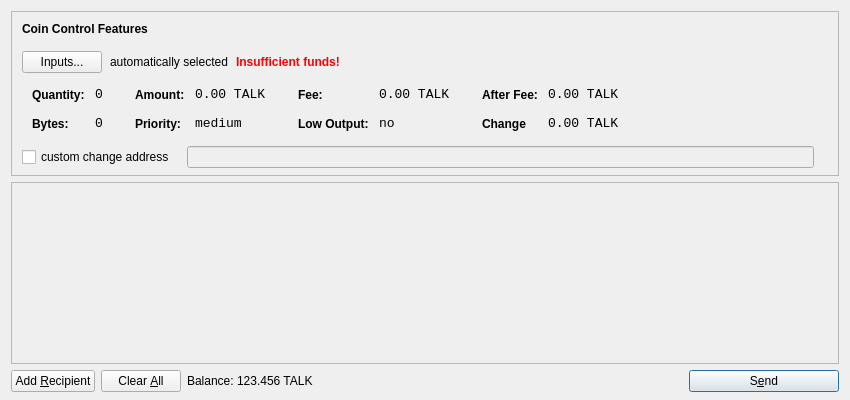
<?xml version="1.0" encoding="UTF-8"?>
<ui version="4.0">
 <class>SendCoinsDialog</class>
 <widget class="QDialog" name="SendCoinsDialog">
  <property name="geometry">
   <rect>
    <x>0</x>
    <y>0</y>
    <width>850</width>
    <height>400</height>
   </rect>
  </property>
  <property name="windowTitle">
   <string>Send Coins</string>
  </property>
  <layout class="QVBoxLayout" name="verticalLayout" stretch="0,1,0">
   <property name="bottomMargin">
    <number>8</number>
   </property>
   <item>
    <widget class="QFrame" name="frameCoinControl">
     <property name="sizePolicy">
      <sizepolicy hsizetype="Expanding" vsizetype="Expanding">
       <horstretch>0</horstretch>
       <verstretch>0</verstretch>
      </sizepolicy>
     </property>
     <property name="maximumSize">
      <size>
       <width>16777215</width>
       <height>16777215</height>
      </size>
     </property>
     <property name="frameShape">
      <enum>QFrame::StyledPanel</enum>
     </property>
     <property name="frameShadow">
      <enum>QFrame::Sunken</enum>
     </property>
     <layout class="QVBoxLayout" name="verticalLayoutCoinControl2">
      <property name="spacing">
       <number>-1</number>
      </property>
      <property name="leftMargin">
       <number>0</number>
      </property>
      <property name="topMargin">
       <number>0</number>
      </property>
      <property name="rightMargin">
       <number>0</number>
      </property>
      <property name="bottomMargin">
       <number>6</number>
      </property>
      <item>
       <layout class="QVBoxLayout" name="verticalLayoutCoinControl" stretch="0,0,0,0,1">
        <property name="spacing">
         <number>0</number>
        </property>
        <property name="leftMargin">
         <number>10</number>
        </property>
        <property name="topMargin">
         <number>10</number>
        </property>
        <item>
         <layout class="QHBoxLayout" name="horizontalLayoutCoinControl1">
          <property name="bottomMargin">
           <number>15</number>
          </property>
          <item>
           <widget class="QLabel" name="labelCoinControlFeatures">
            <property name="sizePolicy">
             <sizepolicy hsizetype="Preferred" vsizetype="Maximum">
              <horstretch>0</horstretch>
              <verstretch>0</verstretch>
             </sizepolicy>
            </property>
            <property name="font">
             <font>
              <weight>75</weight>
              <bold>true</bold>
             </font>
            </property>
            <property name="styleSheet">
             <string notr="true">font-weight:bold;</string>
            </property>
            <property name="text">
             <string>Coin Control Features</string>
            </property>
           </widget>
          </item>
         </layout>
        </item>
        <item>
         <layout class="QHBoxLayout" name="horizontalLayoutCoinControl2" stretch="0,0,0,0">
          <property name="spacing">
           <number>8</number>
          </property>
          <property name="bottomMargin">
           <number>10</number>
          </property>
          <item>
           <widget class="QPushButton" name="pushButtonCoinControl">
            <property name="styleSheet">
             <string notr="true"/>
            </property>
            <property name="text">
             <string>Inputs...</string>
            </property>
           </widget>
          </item>
          <item>
           <widget class="QLabel" name="labelCoinControlAutomaticallySelected">
            <property name="text">
             <string>automatically selected</string>
            </property>
            <property name="margin">
             <number>5</number>
            </property>
           </widget>
          </item>
          <item>
           <widget class="QLabel" name="labelCoinControlInsuffFunds">
            <property name="font">
             <font>
              <weight>75</weight>
              <bold>true</bold>
             </font>
            </property>
            <property name="styleSheet">
             <string notr="true">color:red;font-weight:bold;</string>
            </property>
            <property name="text">
             <string>Insufficient funds!</string>
            </property>
            <property name="margin">
             <number>5</number>
            </property>
           </widget>
          </item>
          <item>
           <spacer name="horizontalSpacerCoinControl">
            <property name="orientation">
             <enum>Qt::Horizontal</enum>
            </property>
            <property name="sizeHint" stdset="0">
             <size>
              <width>40</width>
              <height>1</height>
             </size>
            </property>
           </spacer>
          </item>
         </layout>
        </item>
        <item>
         <widget class="QWidget" name="widgetCoinControl" native="true">
          <property name="sizePolicy">
           <sizepolicy hsizetype="Preferred" vsizetype="Preferred">
            <horstretch>0</horstretch>
            <verstretch>0</verstretch>
           </sizepolicy>
          </property>
          <property name="minimumSize">
           <size>
            <width>0</width>
            <height>0</height>
           </size>
          </property>
          <property name="styleSheet">
           <string notr="true"/>
          </property>
          <layout class="QHBoxLayout" name="horizontalLayoutCoinControl5">
           <property name="margin">
            <number>0</number>
           </property>
           <item>
            <layout class="QHBoxLayout" name="horizontalLayoutCoinControl3" stretch="0,0,0,1">
             <property name="spacing">
              <number>20</number>
             </property>
             <property name="topMargin">
              <number>0</number>
             </property>
             <property name="bottomMargin">
              <number>10</number>
             </property>
             <item>
              <layout class="QFormLayout" name="formLayoutCoinControl1">
               <property name="horizontalSpacing">
                <number>10</number>
               </property>
               <property name="verticalSpacing">
                <number>14</number>
               </property>
               <property name="leftMargin">
                <number>10</number>
               </property>
               <property name="topMargin">
                <number>4</number>
               </property>
               <property name="rightMargin">
                <number>6</number>
               </property>
               <item row="0" column="0">
                <widget class="QLabel" name="labelCoinControlQuantityText">
                 <property name="styleSheet">
                  <string notr="true">font-weight:bold;</string>
                 </property>
                 <property name="text">
                  <string>Quantity:</string>
                 </property>
                 <property name="margin">
                  <number>0</number>
                 </property>
                </widget>
               </item>
               <item row="0" column="1">
                <widget class="QLabel" name="labelCoinControlQuantity">
                 <property name="font">
                  <font>
                   <family>Monospace</family>
                   <pointsize>10</pointsize>
                  </font>
                 </property>
                 <property name="cursor">
                  <cursorShape>IBeamCursor</cursorShape>
                 </property>
                 <property name="contextMenuPolicy">
                  <enum>Qt::ActionsContextMenu</enum>
                 </property>
                 <property name="text">
                  <string>0</string>
                 </property>
                 <property name="margin">
                  <number>0</number>
                 </property>
                 <property name="textInteractionFlags">
                  <set>Qt::LinksAccessibleByMouse|Qt::TextSelectableByKeyboard|Qt::TextSelectableByMouse</set>
                 </property>
                </widget>
               </item>
               <item row="1" column="0">
                <widget class="QLabel" name="labelCoinControlBytesText">
                 <property name="styleSheet">
                  <string notr="true">font-weight:bold;</string>
                 </property>
                 <property name="text">
                  <string>Bytes:</string>
                 </property>
                </widget>
               </item>
               <item row="1" column="1">
                <widget class="QLabel" name="labelCoinControlBytes">
                 <property name="font">
                  <font>
                   <family>Monospace</family>
                   <pointsize>10</pointsize>
                  </font>
                 </property>
                 <property name="cursor">
                  <cursorShape>IBeamCursor</cursorShape>
                 </property>
                 <property name="contextMenuPolicy">
                  <enum>Qt::ActionsContextMenu</enum>
                 </property>
                 <property name="text">
                  <string>0</string>
                 </property>
                 <property name="textInteractionFlags">
                  <set>Qt::LinksAccessibleByMouse|Qt::TextSelectableByKeyboard|Qt::TextSelectableByMouse</set>
                 </property>
                </widget>
               </item>
              </layout>
             </item>
             <item>
              <layout class="QFormLayout" name="formLayoutCoinControl2">
               <property name="horizontalSpacing">
                <number>10</number>
               </property>
               <property name="verticalSpacing">
                <number>14</number>
               </property>
               <property name="leftMargin">
                <number>6</number>
               </property>
               <property name="topMargin">
                <number>4</number>
               </property>
               <property name="rightMargin">
                <number>6</number>
               </property>
               <item row="0" column="0">
                <widget class="QLabel" name="labelCoinControlAmountText">
                 <property name="styleSheet">
                  <string notr="true">font-weight:bold;</string>
                 </property>
                 <property name="text">
                  <string>Amount:</string>
                 </property>
                 <property name="margin">
                  <number>0</number>
                 </property>
                </widget>
               </item>
               <item row="0" column="1">
                <widget class="QLabel" name="labelCoinControlAmount">
                 <property name="font">
                  <font>
                   <family>Monospace</family>
                   <pointsize>10</pointsize>
                  </font>
                 </property>
                 <property name="cursor">
                  <cursorShape>IBeamCursor</cursorShape>
                 </property>
                 <property name="contextMenuPolicy">
                  <enum>Qt::ActionsContextMenu</enum>
                 </property>
                 <property name="text">
                  <string>0.00 TALK</string>
                 </property>
                 <property name="textInteractionFlags">
                  <set>Qt::LinksAccessibleByMouse|Qt::TextSelectableByKeyboard|Qt::TextSelectableByMouse</set>
                 </property>
                </widget>
               </item>
               <item row="1" column="0">
                <widget class="QLabel" name="labelCoinControlPriorityText">
                 <property name="styleSheet">
                  <string notr="true">font-weight:bold;</string>
                 </property>
                 <property name="text">
                  <string>Priority:</string>
                 </property>
                </widget>
               </item>
               <item row="1" column="1">
                <widget class="QLabel" name="labelCoinControlPriority">
                 <property name="font">
                  <font>
                   <family>Monospace</family>
                   <pointsize>10</pointsize>
                  </font>
                 </property>
                 <property name="cursor">
                  <cursorShape>IBeamCursor</cursorShape>
                 </property>
                 <property name="contextMenuPolicy">
                  <enum>Qt::ActionsContextMenu</enum>
                 </property>
                 <property name="text">
                  <string>medium</string>
                 </property>
                 <property name="textInteractionFlags">
                  <set>Qt::LinksAccessibleByMouse|Qt::TextSelectableByKeyboard|Qt::TextSelectableByMouse</set>
                 </property>
                </widget>
               </item>
              </layout>
             </item>
             <item>
              <layout class="QFormLayout" name="formLayoutCoinControl3">
               <property name="horizontalSpacing">
                <number>10</number>
               </property>
               <property name="verticalSpacing">
                <number>14</number>
               </property>
               <property name="leftMargin">
                <number>6</number>
               </property>
               <property name="topMargin">
                <number>4</number>
               </property>
               <property name="rightMargin">
                <number>6</number>
               </property>
               <item row="0" column="0">
                <widget class="QLabel" name="labelCoinControlFeeText">
                 <property name="styleSheet">
                  <string notr="true">font-weight:bold;</string>
                 </property>
                 <property name="text">
                  <string>Fee:</string>
                 </property>
                 <property name="margin">
                  <number>0</number>
                 </property>
                </widget>
               </item>
               <item row="0" column="1">
                <widget class="QLabel" name="labelCoinControlFee">
                 <property name="font">
                  <font>
                   <family>Monospace</family>
                   <pointsize>10</pointsize>
                  </font>
                 </property>
                 <property name="cursor">
                  <cursorShape>IBeamCursor</cursorShape>
                 </property>
                 <property name="contextMenuPolicy">
                  <enum>Qt::ActionsContextMenu</enum>
                 </property>
                 <property name="text">
                  <string>0.00 TALK</string>
                 </property>
                 <property name="textInteractionFlags">
                  <set>Qt::LinksAccessibleByMouse|Qt::TextSelectableByKeyboard|Qt::TextSelectableByMouse</set>
                 </property>
                </widget>
               </item>
               <item row="1" column="0">
                <widget class="QLabel" name="labelCoinControlLowOutputText">
                 <property name="styleSheet">
                  <string notr="true">font-weight:bold;</string>
                 </property>
                 <property name="text">
                  <string>Low Output:</string>
                 </property>
                </widget>
               </item>
               <item row="1" column="1">
                <widget class="QLabel" name="labelCoinControlLowOutput">
                 <property name="font">
                  <font>
                   <family>Monospace</family>
                   <pointsize>10</pointsize>
                  </font>
                 </property>
                 <property name="cursor">
                  <cursorShape>IBeamCursor</cursorShape>
                 </property>
                 <property name="contextMenuPolicy">
                  <enum>Qt::ActionsContextMenu</enum>
                 </property>
                 <property name="text">
                  <string>no</string>
                 </property>
                 <property name="textInteractionFlags">
                  <set>Qt::LinksAccessibleByMouse|Qt::TextSelectableByKeyboard|Qt::TextSelectableByMouse</set>
                 </property>
                </widget>
               </item>
              </layout>
             </item>
             <item>
              <layout class="QFormLayout" name="formLayoutCoinControl4">
               <property name="horizontalSpacing">
                <number>10</number>
               </property>
               <property name="verticalSpacing">
                <number>14</number>
               </property>
               <property name="leftMargin">
                <number>6</number>
               </property>
               <property name="topMargin">
                <number>4</number>
               </property>
               <property name="rightMargin">
                <number>6</number>
               </property>
               <item row="0" column="0">
                <widget class="QLabel" name="labelCoinControlAfterFeeText">
                 <property name="styleSheet">
                  <string notr="true">font-weight:bold;</string>
                 </property>
                 <property name="text">
                  <string>After Fee:</string>
                 </property>
                 <property name="margin">
                  <number>0</number>
                 </property>
                </widget>
               </item>
               <item row="0" column="1">
                <widget class="QLabel" name="labelCoinControlAfterFee">
                 <property name="font">
                  <font>
                   <family>Monospace</family>
                   <pointsize>10</pointsize>
                  </font>
                 </property>
                 <property name="cursor">
                  <cursorShape>IBeamCursor</cursorShape>
                 </property>
                 <property name="contextMenuPolicy">
                  <enum>Qt::ActionsContextMenu</enum>
                 </property>
                 <property name="text">
                  <string>0.00 TALK</string>
                 </property>
                 <property name="textInteractionFlags">
                  <set>Qt::LinksAccessibleByMouse|Qt::TextSelectableByKeyboard|Qt::TextSelectableByMouse</set>
                 </property>
                </widget>
               </item>
               <item row="1" column="0">
                <widget class="QLabel" name="labelCoinControlChangeText">
                 <property name="styleSheet">
                  <string notr="true">font-weight:bold;</string>
                 </property>
                 <property name="text">
                  <string>Change</string>
                 </property>
                </widget>
               </item>
               <item row="1" column="1">
                <widget class="QLabel" name="labelCoinControlChange">
                 <property name="font">
                  <font>
                   <family>Monospace</family>
                   <pointsize>10</pointsize>
                  </font>
                 </property>
                 <property name="cursor">
                  <cursorShape>IBeamCursor</cursorShape>
                 </property>
                 <property name="contextMenuPolicy">
                  <enum>Qt::ActionsContextMenu</enum>
                 </property>
                 <property name="text">
                  <string>0.00 TALK</string>
                 </property>
                 <property name="textInteractionFlags">
                  <set>Qt::LinksAccessibleByMouse|Qt::TextSelectableByKeyboard|Qt::TextSelectableByMouse</set>
                 </property>
                </widget>
               </item>
              </layout>
             </item>
            </layout>
           </item>
          </layout>
         </widget>
        </item>
        <item>
         <layout class="QHBoxLayout" name="horizontalLayoutCoinControl4" stretch="0,0,0">
          <property name="spacing">
           <number>12</number>
          </property>
          <property name="sizeConstraint">
           <enum>QLayout::SetDefaultConstraint</enum>
          </property>
          <property name="topMargin">
           <number>5</number>
          </property>
          <property name="rightMargin">
           <number>5</number>
          </property>
          <item>
           <widget class="QCheckBox" name="checkBoxCoinControlChange">
            <property name="text">
             <string>custom change address</string>
            </property>
           </widget>
          </item>
          <item>
           <widget class="QLineEdit" name="lineEditCoinControlChange">
            <property name="enabled">
             <bool>false</bool>
            </property>
            <property name="sizePolicy">
             <sizepolicy hsizetype="Expanding" vsizetype="Fixed">
              <horstretch>0</horstretch>
              <verstretch>0</verstretch>
             </sizepolicy>
            </property>
           </widget>
          </item>
          <item>
           <widget class="QLabel" name="labelCoinControlChangeLabel">
            <property name="sizePolicy">
             <sizepolicy hsizetype="Preferred" vsizetype="Expanding">
              <horstretch>0</horstretch>
              <verstretch>0</verstretch>
             </sizepolicy>
            </property>
            <property name="minimumSize">
             <size>
              <width>0</width>
              <height>0</height>
             </size>
            </property>
            <property name="text">
             <string/>
            </property>
            <property name="margin">
             <number>3</number>
            </property>
           </widget>
          </item>
         </layout>
        </item>
        <item>
         <spacer name="verticalSpacerCoinControl">
          <property name="orientation">
           <enum>Qt::Vertical</enum>
          </property>
          <property name="sizeHint" stdset="0">
           <size>
            <width>800</width>
            <height>1</height>
           </size>
          </property>
         </spacer>
        </item>
       </layout>
      </item>
     </layout>
    </widget>
   </item> 
   <item>
    <widget class="QScrollArea" name="scrollArea">
     <property name="widgetResizable">
      <bool>true</bool>
     </property>
     <widget class="QWidget" name="scrollAreaWidgetContents">
      <property name="geometry">
       <rect>
        <x>0</x>
        <y>0</y>
        <width>830</width>
        <height>165</height>
       </rect>
      </property>
      <layout class="QVBoxLayout" name="verticalLayout_2">
       <property name="margin">
        <number>0</number>
       </property>
       <item>
        <layout class="QVBoxLayout" name="entries">
         <property name="spacing">
          <number>6</number>
         </property>
        </layout>
       </item>
       <item>
        <spacer name="verticalSpacer">
         <property name="orientation">
          <enum>Qt::Vertical</enum>
         </property>
         <property name="sizeHint" stdset="0">
          <size>
           <width>20</width>
           <height>40</height>
          </size>
         </property>
        </spacer>
       </item>
      </layout>
     </widget>
    </widget>
   </item>
   <item>
    <layout class="QHBoxLayout" name="horizontalLayout">
     <item>
      <widget class="QPushButton" name="addButton">
       <property name="toolTip">
        <string>Send to multiple recipients at once</string>
       </property>
       <property name="text">
        <string>Add &amp;Recipient</string>
       </property>
       <property name="icon">
        <iconset resource="../bitcoin.qrc">
         <normaloff>:/icons/add</normaloff>:/icons/add</iconset>
       </property>
       <property name="autoDefault">
        <bool>false</bool>
       </property>
      </widget>
     </item>
     <item>
      <widget class="QPushButton" name="clearButton">
       <property name="sizePolicy">
        <sizepolicy hsizetype="Minimum" vsizetype="Fixed">
         <horstretch>0</horstretch>
         <verstretch>0</verstretch>
        </sizepolicy>
       </property>
       <property name="toolTip">
        <string>Remove all transaction fields</string>
       </property>
       <property name="text">
        <string>Clear &amp;All</string>
       </property>
       <property name="icon">
        <iconset resource="../bitcoin.qrc">
         <normaloff>:/icons/remove</normaloff>:/icons/remove</iconset>
       </property>
       <property name="autoRepeatDelay">
        <number>300</number>
       </property>
       <property name="autoDefault">
        <bool>false</bool>
       </property>
      </widget>
     </item>
     <item>
      <layout class="QHBoxLayout" name="horizontalLayout_2">
       <property name="spacing">
        <number>3</number>
       </property>
       <item>
        <widget class="QLabel" name="label">
         <property name="text">
          <string>Balance:</string>
         </property>
        </widget>
       </item>
       <item>
        <widget class="QLabel" name="labelBalance">
         <property name="cursor">
          <cursorShape>IBeamCursor</cursorShape>
         </property>
         <property name="text">
          <string>123.456 TALK</string>
         </property>
         <property name="textInteractionFlags">
          <set>Qt::LinksAccessibleByMouse|Qt::TextSelectableByKeyboard|Qt::TextSelectableByMouse</set>
         </property>
        </widget>
       </item>
      </layout>
     </item>
     <item>
      <spacer name="horizontalSpacer">
       <property name="orientation">
        <enum>Qt::Horizontal</enum>
       </property>
       <property name="sizeHint" stdset="0">
        <size>
         <width>40</width>
         <height>20</height>
        </size>
       </property>
      </spacer>
     </item>
     <item>
      <widget class="QPushButton" name="sendButton">
       <property name="minimumSize">
        <size>
         <width>150</width>
         <height>0</height>
        </size>
       </property>
       <property name="toolTip">
        <string>Confirm the send action</string>
       </property>
       <property name="text">
        <string>S&amp;end</string>
       </property>
       <property name="icon">
        <iconset resource="../bitcoin.qrc">
         <normaloff>:/icons/send</normaloff>:/icons/send</iconset>
       </property>
       <property name="default">
        <bool>true</bool>
       </property>
      </widget>
     </item>
    </layout>
   </item>
  </layout>
 </widget>
 <resources>
  <include location="../bitcoin.qrc"/>
 </resources>
 <connections/>
</ui>
